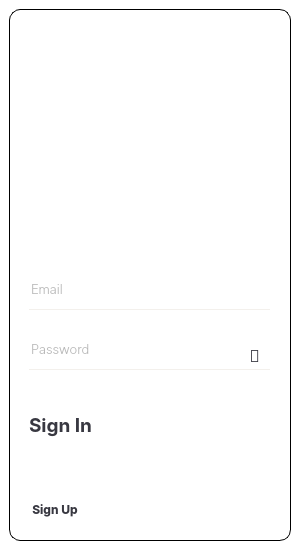
<?xml version="1.0" encoding="UTF-8"?>
<ui version="4.0">
 <class>MainWindow</class>
 <widget class="QMainWindow" name="MainWindow">
  <property name="geometry">
   <rect>
    <x>0</x>
    <y>0</y>
    <width>300</width>
    <height>550</height>
   </rect>
  </property>
  <property name="sizePolicy">
   <sizepolicy hsizetype="Ignored" vsizetype="Ignored">
    <horstretch>0</horstretch>
    <verstretch>0</verstretch>
   </sizepolicy>
  </property>
  <property name="minimumSize">
   <size>
    <width>300</width>
    <height>550</height>
   </size>
  </property>
  <property name="maximumSize">
   <size>
    <width>300</width>
    <height>550</height>
   </size>
  </property>
  <property name="font">
   <font>
    <family>Nexa</family>
   </font>
  </property>
  <property name="windowTitle">
   <string>MainWindow</string>
  </property>
  <property name="windowOpacity">
   <double>1.000000000000000</double>
  </property>
  <property name="styleSheet">
   <string notr="true">background: transparent;</string>
  </property>
  <property name="unifiedTitleAndToolBarOnMac">
   <bool>false</bool>
  </property>
  <widget class="QWidget" name="centralwidget">
   <layout class="QVBoxLayout" name="verticalLayout">
    <item>
     <widget class="QFrame" name="frame">
      <property name="enabled">
       <bool>true</bool>
      </property>
      <property name="sizePolicy">
       <sizepolicy hsizetype="Ignored" vsizetype="Ignored">
        <horstretch>0</horstretch>
        <verstretch>0</verstretch>
       </sizepolicy>
      </property>
      <property name="palette">
       <palette>
        <active>
         <colorrole role="WindowText">
          <brush brushstyle="SolidPattern">
           <color alpha="255">
            <red>255</red>
            <green>85</green>
            <blue>0</blue>
           </color>
          </brush>
         </colorrole>
         <colorrole role="Button">
          <brush brushstyle="SolidPattern">
           <color alpha="0">
            <red>0</red>
            <green>0</green>
            <blue>0</blue>
           </color>
          </brush>
         </colorrole>
         <colorrole role="Text">
          <brush brushstyle="SolidPattern">
           <color alpha="255">
            <red>255</red>
            <green>0</green>
            <blue>127</blue>
           </color>
          </brush>
         </colorrole>
         <colorrole role="ButtonText">
          <brush brushstyle="SolidPattern">
           <color alpha="255">
            <red>85</red>
            <green>170</green>
            <blue>0</blue>
           </color>
          </brush>
         </colorrole>
         <colorrole role="Base">
          <brush brushstyle="SolidPattern">
           <color alpha="0">
            <red>0</red>
            <green>0</green>
            <blue>0</blue>
           </color>
          </brush>
         </colorrole>
         <colorrole role="Window">
          <brush brushstyle="SolidPattern">
           <color alpha="0">
            <red>0</red>
            <green>0</green>
            <blue>0</blue>
           </color>
          </brush>
         </colorrole>
         <colorrole role="PlaceholderText">
          <brush brushstyle="SolidPattern">
           <color alpha="128">
            <red>255</red>
            <green>0</green>
            <blue>127</blue>
           </color>
          </brush>
         </colorrole>
        </active>
        <inactive>
         <colorrole role="WindowText">
          <brush brushstyle="SolidPattern">
           <color alpha="255">
            <red>255</red>
            <green>85</green>
            <blue>0</blue>
           </color>
          </brush>
         </colorrole>
         <colorrole role="Button">
          <brush brushstyle="SolidPattern">
           <color alpha="0">
            <red>0</red>
            <green>0</green>
            <blue>0</blue>
           </color>
          </brush>
         </colorrole>
         <colorrole role="Text">
          <brush brushstyle="SolidPattern">
           <color alpha="255">
            <red>255</red>
            <green>0</green>
            <blue>127</blue>
           </color>
          </brush>
         </colorrole>
         <colorrole role="ButtonText">
          <brush brushstyle="SolidPattern">
           <color alpha="255">
            <red>85</red>
            <green>170</green>
            <blue>0</blue>
           </color>
          </brush>
         </colorrole>
         <colorrole role="Base">
          <brush brushstyle="SolidPattern">
           <color alpha="0">
            <red>0</red>
            <green>0</green>
            <blue>0</blue>
           </color>
          </brush>
         </colorrole>
         <colorrole role="Window">
          <brush brushstyle="SolidPattern">
           <color alpha="0">
            <red>0</red>
            <green>0</green>
            <blue>0</blue>
           </color>
          </brush>
         </colorrole>
         <colorrole role="PlaceholderText">
          <brush brushstyle="SolidPattern">
           <color alpha="128">
            <red>255</red>
            <green>0</green>
            <blue>127</blue>
           </color>
          </brush>
         </colorrole>
        </inactive>
        <disabled>
         <colorrole role="WindowText">
          <brush brushstyle="SolidPattern">
           <color alpha="96">
            <red>164</red>
            <green>166</green>
            <blue>168</blue>
           </color>
          </brush>
         </colorrole>
         <colorrole role="Button">
          <brush brushstyle="SolidPattern">
           <color alpha="0">
            <red>0</red>
            <green>0</green>
            <blue>0</blue>
           </color>
          </brush>
         </colorrole>
         <colorrole role="Text">
          <brush brushstyle="SolidPattern">
           <color alpha="96">
            <red>164</red>
            <green>166</green>
            <blue>168</blue>
           </color>
          </brush>
         </colorrole>
         <colorrole role="ButtonText">
          <brush brushstyle="SolidPattern">
           <color alpha="96">
            <red>164</red>
            <green>166</green>
            <blue>168</blue>
           </color>
          </brush>
         </colorrole>
         <colorrole role="Base">
          <brush brushstyle="SolidPattern">
           <color alpha="0">
            <red>0</red>
            <green>0</green>
            <blue>0</blue>
           </color>
          </brush>
         </colorrole>
         <colorrole role="Window">
          <brush brushstyle="SolidPattern">
           <color alpha="0">
            <red>0</red>
            <green>0</green>
            <blue>0</blue>
           </color>
          </brush>
         </colorrole>
         <colorrole role="PlaceholderText">
          <brush brushstyle="SolidPattern">
           <color alpha="128">
            <red>208</red>
            <green>208</green>
            <blue>208</blue>
           </color>
          </brush>
         </colorrole>
        </disabled>
       </palette>
      </property>
      <property name="styleSheet">
       <string notr="true"> .QFrame 
{
	background-image: url(:/images/Assets/Background/Login.png);
	border: 1px solid black;
 	border-radius: 11px;
}
        </string>
      </property>
      <property name="frameShape">
       <enum>QFrame::StyledPanel</enum>
      </property>
      <property name="frameShadow">
       <enum>QFrame::Raised</enum>
      </property>
      <widget class="QPushButton" name="close">
       <property name="geometry">
        <rect>
         <x>243</x>
         <y>14</y>
         <width>31</width>
         <height>31</height>
        </rect>
       </property>
       <property name="sizePolicy">
        <sizepolicy hsizetype="Ignored" vsizetype="Ignored">
         <horstretch>0</horstretch>
         <verstretch>0</verstretch>
        </sizepolicy>
       </property>
       <property name="font">
        <font>
         <family>FiraCode Nerd Font</family>
         <pointsize>14</pointsize>
         <weight>50</weight>
         <bold>false</bold>
        </font>
       </property>
       <property name="cursor">
        <cursorShape>PointingHandCursor</cursorShape>
       </property>
       <property name="styleSheet">
        <string notr="true">QPushButton{
	background: transparent;
 	border: none;
  color: white;
	
}
QPushButton::hover {
	font-size: 17pt;
}</string>
       </property>
       <property name="text">
        <string>窱</string>
       </property>
      </widget>
      <widget class="QLabel" name="label1">
       <property name="geometry">
        <rect>
         <x>20</x>
         <y>100</y>
         <width>141</width>
         <height>71</height>
        </rect>
       </property>
       <property name="font">
        <font>
         <family>SF Pro Text</family>
         <pointsize>20</pointsize>
         <weight>75</weight>
         <bold>true</bold>
         <stylestrategy>PreferAntialias</stylestrategy>
         <kerning>true</kerning>
        </font>
       </property>
       <property name="styleSheet">
        <string notr="true">QLabel{
  background-color: transparent;
  color: white; 
  
}</string>
       </property>
       <property name="text">
        <string>Welcome 
Back</string>
       </property>
       <property name="textInteractionFlags">
        <set>Qt::NoTextInteraction</set>
       </property>
      </widget>
      <widget class="QLineEdit" name="le_email">
       <property name="geometry">
        <rect>
         <x>20</x>
         <y>270</y>
         <width>241</width>
         <height>31</height>
        </rect>
       </property>
       <property name="palette">
        <palette>
         <active>
          <colorrole role="WindowText">
           <brush brushstyle="SolidPattern">
            <color alpha="255">
             <red>0</red>
             <green>0</green>
             <blue>0</blue>
            </color>
           </brush>
          </colorrole>
          <colorrole role="Button">
           <brush brushstyle="SolidPattern">
            <color alpha="0">
             <red>0</red>
             <green>0</green>
             <blue>0</blue>
            </color>
           </brush>
          </colorrole>
          <colorrole role="Text">
           <brush brushstyle="SolidPattern">
            <color alpha="255">
             <red>0</red>
             <green>0</green>
             <blue>0</blue>
            </color>
           </brush>
          </colorrole>
          <colorrole role="ButtonText">
           <brush brushstyle="SolidPattern">
            <color alpha="255">
             <red>0</red>
             <green>0</green>
             <blue>0</blue>
            </color>
           </brush>
          </colorrole>
          <colorrole role="Base">
           <brush brushstyle="SolidPattern">
            <color alpha="0">
             <red>0</red>
             <green>0</green>
             <blue>0</blue>
            </color>
           </brush>
          </colorrole>
          <colorrole role="Window">
           <brush brushstyle="SolidPattern">
            <color alpha="0">
             <red>0</red>
             <green>0</green>
             <blue>0</blue>
            </color>
           </brush>
          </colorrole>
          <colorrole role="PlaceholderText">
           <brush brushstyle="SolidPattern">
            <color alpha="150">
             <red>136</red>
             <green>136</green>
             <blue>136</blue>
            </color>
           </brush>
          </colorrole>
         </active>
         <inactive>
          <colorrole role="WindowText">
           <brush brushstyle="SolidPattern">
            <color alpha="255">
             <red>0</red>
             <green>0</green>
             <blue>0</blue>
            </color>
           </brush>
          </colorrole>
          <colorrole role="Button">
           <brush brushstyle="SolidPattern">
            <color alpha="0">
             <red>0</red>
             <green>0</green>
             <blue>0</blue>
            </color>
           </brush>
          </colorrole>
          <colorrole role="Text">
           <brush brushstyle="SolidPattern">
            <color alpha="255">
             <red>0</red>
             <green>0</green>
             <blue>0</blue>
            </color>
           </brush>
          </colorrole>
          <colorrole role="ButtonText">
           <brush brushstyle="SolidPattern">
            <color alpha="255">
             <red>0</red>
             <green>0</green>
             <blue>0</blue>
            </color>
           </brush>
          </colorrole>
          <colorrole role="Base">
           <brush brushstyle="SolidPattern">
            <color alpha="0">
             <red>0</red>
             <green>0</green>
             <blue>0</blue>
            </color>
           </brush>
          </colorrole>
          <colorrole role="Window">
           <brush brushstyle="SolidPattern">
            <color alpha="0">
             <red>0</red>
             <green>0</green>
             <blue>0</blue>
            </color>
           </brush>
          </colorrole>
          <colorrole role="PlaceholderText">
           <brush brushstyle="SolidPattern">
            <color alpha="150">
             <red>136</red>
             <green>136</green>
             <blue>136</blue>
            </color>
           </brush>
          </colorrole>
         </inactive>
         <disabled>
          <colorrole role="WindowText">
           <brush brushstyle="SolidPattern">
            <color alpha="255">
             <red>0</red>
             <green>0</green>
             <blue>0</blue>
            </color>
           </brush>
          </colorrole>
          <colorrole role="Button">
           <brush brushstyle="SolidPattern">
            <color alpha="0">
             <red>0</red>
             <green>0</green>
             <blue>0</blue>
            </color>
           </brush>
          </colorrole>
          <colorrole role="Text">
           <brush brushstyle="SolidPattern">
            <color alpha="255">
             <red>0</red>
             <green>0</green>
             <blue>0</blue>
            </color>
           </brush>
          </colorrole>
          <colorrole role="ButtonText">
           <brush brushstyle="SolidPattern">
            <color alpha="255">
             <red>0</red>
             <green>0</green>
             <blue>0</blue>
            </color>
           </brush>
          </colorrole>
          <colorrole role="Base">
           <brush brushstyle="SolidPattern">
            <color alpha="0">
             <red>0</red>
             <green>0</green>
             <blue>0</blue>
            </color>
           </brush>
          </colorrole>
          <colorrole role="Window">
           <brush brushstyle="SolidPattern">
            <color alpha="0">
             <red>0</red>
             <green>0</green>
             <blue>0</blue>
            </color>
           </brush>
          </colorrole>
          <colorrole role="PlaceholderText">
           <brush brushstyle="SolidPattern">
            <color alpha="150">
             <red>136</red>
             <green>136</green>
             <blue>136</blue>
            </color>
           </brush>
          </colorrole>
         </disabled>
        </palette>
       </property>
       <property name="font">
        <font>
         <family>SF Pro Text</family>
         <pointsize>10</pointsize>
         <weight>7</weight>
         <italic>false</italic>
         <bold>false</bold>
         <stylestrategy>PreferAntialias</stylestrategy>
         <kerning>false</kerning>
        </font>
       </property>
       <property name="styleSheet">
        <string notr="true">border: none;
border-bottom: 1px solid rgb(243,240,236); 
background-color: transparent;
padding-bottom: 10px;
font: 63 10pt &quot;SF Pro Text&quot;;</string>
       </property>
       <property name="text">
        <string/>
       </property>
       <property name="placeholderText">
        <string>Email</string>
       </property>
      </widget>
      <widget class="QLineEdit" name="le_password">
       <property name="geometry">
        <rect>
         <x>20</x>
         <y>330</y>
         <width>241</width>
         <height>31</height>
        </rect>
       </property>
       <property name="palette">
        <palette>
         <active>
          <colorrole role="WindowText">
           <brush brushstyle="SolidPattern">
            <color alpha="255">
             <red>0</red>
             <green>0</green>
             <blue>0</blue>
            </color>
           </brush>
          </colorrole>
          <colorrole role="Button">
           <brush brushstyle="SolidPattern">
            <color alpha="0">
             <red>0</red>
             <green>0</green>
             <blue>0</blue>
            </color>
           </brush>
          </colorrole>
          <colorrole role="Text">
           <brush brushstyle="SolidPattern">
            <color alpha="255">
             <red>0</red>
             <green>0</green>
             <blue>0</blue>
            </color>
           </brush>
          </colorrole>
          <colorrole role="ButtonText">
           <brush brushstyle="SolidPattern">
            <color alpha="255">
             <red>0</red>
             <green>0</green>
             <blue>0</blue>
            </color>
           </brush>
          </colorrole>
          <colorrole role="Base">
           <brush brushstyle="SolidPattern">
            <color alpha="0">
             <red>0</red>
             <green>0</green>
             <blue>0</blue>
            </color>
           </brush>
          </colorrole>
          <colorrole role="Window">
           <brush brushstyle="SolidPattern">
            <color alpha="0">
             <red>0</red>
             <green>0</green>
             <blue>0</blue>
            </color>
           </brush>
          </colorrole>
          <colorrole role="PlaceholderText">
           <brush brushstyle="SolidPattern">
            <color alpha="150">
             <red>136</red>
             <green>136</green>
             <blue>136</blue>
            </color>
           </brush>
          </colorrole>
         </active>
         <inactive>
          <colorrole role="WindowText">
           <brush brushstyle="SolidPattern">
            <color alpha="255">
             <red>0</red>
             <green>0</green>
             <blue>0</blue>
            </color>
           </brush>
          </colorrole>
          <colorrole role="Button">
           <brush brushstyle="SolidPattern">
            <color alpha="0">
             <red>0</red>
             <green>0</green>
             <blue>0</blue>
            </color>
           </brush>
          </colorrole>
          <colorrole role="Text">
           <brush brushstyle="SolidPattern">
            <color alpha="255">
             <red>0</red>
             <green>0</green>
             <blue>0</blue>
            </color>
           </brush>
          </colorrole>
          <colorrole role="ButtonText">
           <brush brushstyle="SolidPattern">
            <color alpha="255">
             <red>0</red>
             <green>0</green>
             <blue>0</blue>
            </color>
           </brush>
          </colorrole>
          <colorrole role="Base">
           <brush brushstyle="SolidPattern">
            <color alpha="0">
             <red>0</red>
             <green>0</green>
             <blue>0</blue>
            </color>
           </brush>
          </colorrole>
          <colorrole role="Window">
           <brush brushstyle="SolidPattern">
            <color alpha="0">
             <red>0</red>
             <green>0</green>
             <blue>0</blue>
            </color>
           </brush>
          </colorrole>
          <colorrole role="PlaceholderText">
           <brush brushstyle="SolidPattern">
            <color alpha="150">
             <red>136</red>
             <green>136</green>
             <blue>136</blue>
            </color>
           </brush>
          </colorrole>
         </inactive>
         <disabled>
          <colorrole role="WindowText">
           <brush brushstyle="SolidPattern">
            <color alpha="255">
             <red>0</red>
             <green>0</green>
             <blue>0</blue>
            </color>
           </brush>
          </colorrole>
          <colorrole role="Button">
           <brush brushstyle="SolidPattern">
            <color alpha="0">
             <red>0</red>
             <green>0</green>
             <blue>0</blue>
            </color>
           </brush>
          </colorrole>
          <colorrole role="Text">
           <brush brushstyle="SolidPattern">
            <color alpha="255">
             <red>0</red>
             <green>0</green>
             <blue>0</blue>
            </color>
           </brush>
          </colorrole>
          <colorrole role="ButtonText">
           <brush brushstyle="SolidPattern">
            <color alpha="255">
             <red>0</red>
             <green>0</green>
             <blue>0</blue>
            </color>
           </brush>
          </colorrole>
          <colorrole role="Base">
           <brush brushstyle="SolidPattern">
            <color alpha="0">
             <red>0</red>
             <green>0</green>
             <blue>0</blue>
            </color>
           </brush>
          </colorrole>
          <colorrole role="Window">
           <brush brushstyle="SolidPattern">
            <color alpha="0">
             <red>0</red>
             <green>0</green>
             <blue>0</blue>
            </color>
           </brush>
          </colorrole>
          <colorrole role="PlaceholderText">
           <brush brushstyle="SolidPattern">
            <color alpha="150">
             <red>136</red>
             <green>136</green>
             <blue>136</blue>
            </color>
           </brush>
          </colorrole>
         </disabled>
        </palette>
       </property>
       <property name="font">
        <font>
         <family>SF Pro Text</family>
         <pointsize>10</pointsize>
         <weight>7</weight>
         <italic>false</italic>
         <bold>false</bold>
         <stylestrategy>PreferAntialias</stylestrategy>
         <kerning>false</kerning>
        </font>
       </property>
       <property name="styleSheet">
        <string notr="true">border: none;
border-bottom: 1px solid rgb(243,240,236); 
background-color: transparent;
padding-bottom: 10px;
font: 63 10pt &quot;SF Pro Text&quot;;</string>
       </property>
       <property name="text">
        <string/>
       </property>
       <property name="placeholderText">
        <string>Password</string>
       </property>
      </widget>
      <widget class="QPushButton" name="show">
       <property name="geometry">
        <rect>
         <x>235</x>
         <y>335</y>
         <width>21</width>
         <height>21</height>
        </rect>
       </property>
       <property name="font">
        <font>
         <family>FiraCode Nerd Font</family>
         <pointsize>13</pointsize>
        </font>
       </property>
       <property name="cursor">
        <cursorShape>PointingHandCursor</cursorShape>
       </property>
       <property name="styleSheet">
        <string notr="true">QPushButton{
	background-color: transparent;
	border: none;
	color: rgb(56,56,65);
}</string>
       </property>
       <property name="text">
        <string></string>
       </property>
      </widget>
      <widget class="QLabel" name="label2">
       <property name="geometry">
        <rect>
         <x>20</x>
         <y>400</y>
         <width>71</width>
         <height>31</height>
        </rect>
       </property>
       <property name="font">
        <font>
         <family>SF Pro Text</family>
         <pointsize>14</pointsize>
         <weight>75</weight>
         <bold>true</bold>
         <stylestrategy>PreferAntialias</stylestrategy>
         <kerning>true</kerning>
        </font>
       </property>
       <property name="styleSheet">
        <string notr="true">QLabel{
  background-color: transparent;
  color: rgb(56,56,65); 
}</string>
       </property>
       <property name="text">
        <string>Sign In</string>
       </property>
       <property name="textInteractionFlags">
        <set>Qt::NoTextInteraction</set>
       </property>
      </widget>
      <widget class="QPushButton" name="next">
       <property name="geometry">
        <rect>
         <x>190</x>
         <y>390</y>
         <width>60</width>
         <height>60</height>
        </rect>
       </property>
       <property name="font">
        <font>
         <family>Material Icons</family>
         <pointsize>18</pointsize>
        </font>
       </property>
       <property name="cursor">
        <cursorShape>PointingHandCursor</cursorShape>
       </property>
       <property name="styleSheet">
        <string notr="true">QPushButton{
    border: 0px solid transparent;
	border-radius: 30px;
	background-color: qlineargradient(spread:pad, x1:0, y1:1, x2:1, y2:0, stop:0.410112 rgba(58, 63, 72, 255), 										stop:1 rgba(87, 94, 104, 255));
	color: rgb(255, 255, 255);
}</string>
       </property>
       <property name="text">
        <string/>
       </property>
       <property name="icon">
        <iconset>
         <normalon>:/images/Assets/Svgs/arrow-right.svg</normalon>
        </iconset>
       </property>
       <property name="iconSize">
        <size>
         <width>22</width>
         <height>22</height>
        </size>
       </property>
      </widget>
      <widget class="QPushButton" name="sign_up">
       <property name="geometry">
        <rect>
         <x>20</x>
         <y>490</y>
         <width>52</width>
         <height>21</height>
        </rect>
       </property>
       <property name="font">
        <font>
         <family>SF Pro Text</family>
         <pointsize>9</pointsize>
         <weight>75</weight>
         <bold>true</bold>
         <stylestrategy>PreferAntialias</stylestrategy>
        </font>
       </property>
       <property name="cursor">
        <cursorShape>PointingHandCursor</cursorShape>
       </property>
       <property name="styleSheet">
        <string notr="true">QPushButton{
	border: none;
	background-color: transparent;
	color:rgb(56,56,65);
}
QPushButton::hover{
	text-decoration: underline;
}</string>
       </property>
       <property name="text">
        <string>Sign Up</string>
       </property>
      </widget>
      <widget class="QLabel" name="Error2">
       <property name="geometry">
        <rect>
         <x>20</x>
         <y>360</y>
         <width>241</width>
         <height>21</height>
        </rect>
       </property>
       <property name="font">
        <font>
         <family>SF UI  Text</family>
         <pointsize>8</pointsize>
         <weight>50</weight>
         <bold>false</bold>
         <stylestrategy>NoAntialias</stylestrategy>
        </font>
       </property>
       <property name="styleSheet">
        <string notr="true">QLabel{
	color: red;
}</string>
       </property>
       <property name="text">
        <string/>
       </property>
       <property name="alignment">
        <set>Qt::AlignRight|Qt::AlignTrailing|Qt::AlignVCenter</set>
       </property>
      </widget>
      <widget class="QLabel" name="Error1">
       <property name="geometry">
        <rect>
         <x>20</x>
         <y>300</y>
         <width>241</width>
         <height>16</height>
        </rect>
       </property>
       <property name="font">
        <font>
         <family>SF UI  Text</family>
         <pointsize>8</pointsize>
         <weight>50</weight>
         <bold>false</bold>
         <stylestrategy>NoAntialias</stylestrategy>
        </font>
       </property>
       <property name="styleSheet">
        <string notr="true">QLabel{
	color: red;
}</string>
       </property>
       <property name="text">
        <string/>
       </property>
       <property name="alignment">
        <set>Qt::AlignRight|Qt::AlignTrailing|Qt::AlignVCenter</set>
       </property>
      </widget>
      <widget class="QLabel" name="success">
       <property name="geometry">
        <rect>
         <x>80</x>
         <y>20</y>
         <width>121</width>
         <height>31</height>
        </rect>
       </property>
       <property name="font">
        <font>
         <family>SF Pro Text</family>
         <pointsize>10</pointsize>
         <weight>75</weight>
         <bold>true</bold>
        </font>
       </property>
       <property name="styleSheet">
        <string notr="true">color: rgb(255, 255, 255);</string>
       </property>
       <property name="text">
        <string>Signed In!</string>
       </property>
       <property name="alignment">
        <set>Qt::AlignCenter</set>
       </property>
      </widget>
     </widget>
    </item>
   </layout>
  </widget>
 </widget>
 <resources/>
 <connections/>
</ui>
